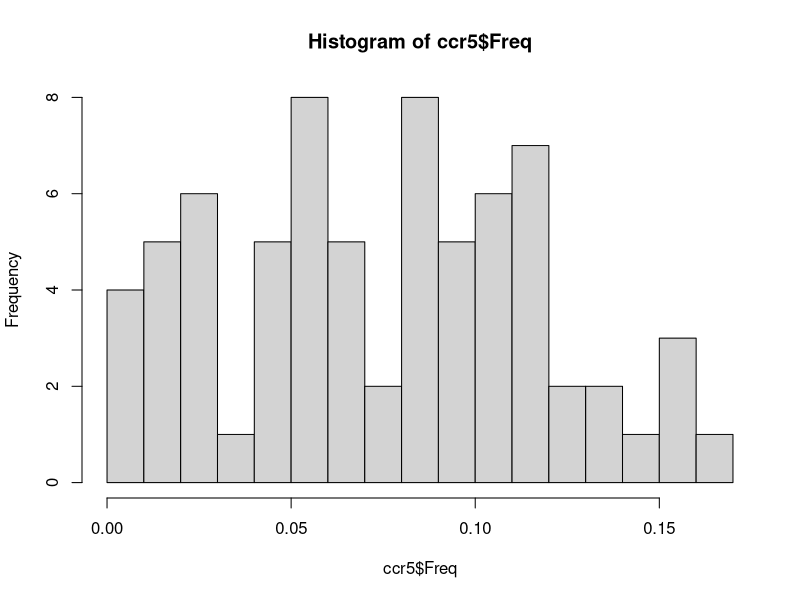
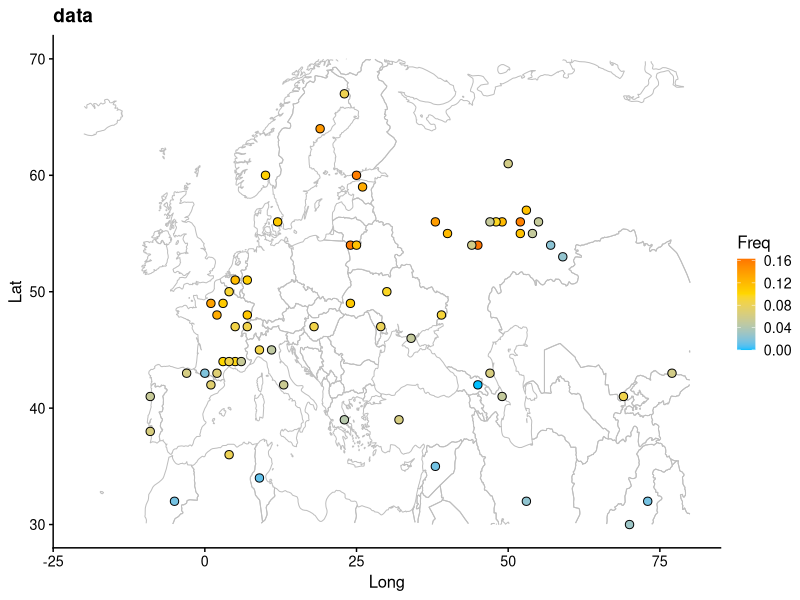
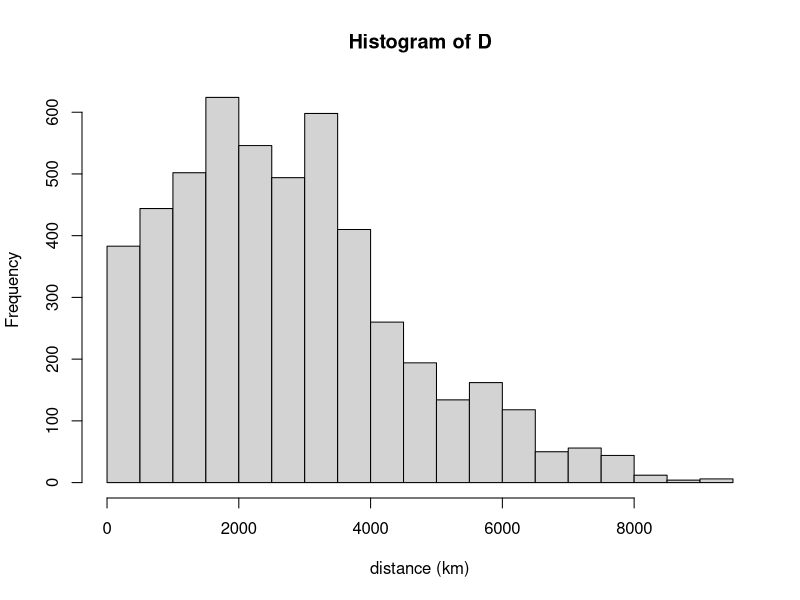
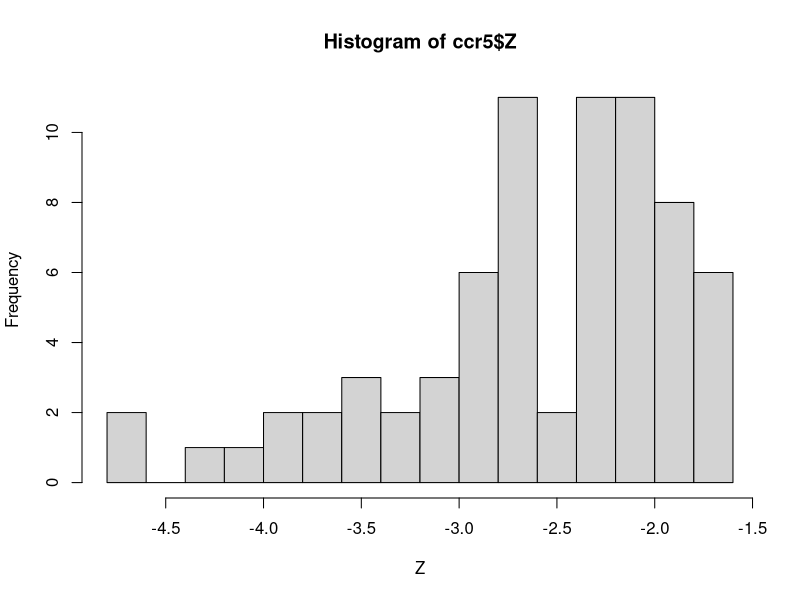

Here is the R script that generated these plots, in order:
## ---- chunk 1
knitr::opts_chunk$set(comment = "#",collapse = TRUE,results = "hold",
                      fig.align = "center")
## ---- chunk 2
library(geosphere)
library(ggplot2)
library(cowplot)
library(maps)
library(mvtnorm)
## ---- chunk 3
ccr5 <- read.table("../data/CCR5/CCR5.freq.txt",header = TRUE)
## ---- chunk 4
hist(ccr5$Freq,breaks = 16)
## ---- chunk 5
ccr5$Long <- ifelse(ccr5$Long > 180,ccr5$Long - 360,ccr5$Long)
## ---- chunk 6
draw_map <- function (dat)
  ggplot(dat,aes(x = Long,y = Lat)) +
    geom_path(data = map_data("world"),
              aes(x = long,y = lat,group = group),
              color = "gray",linewidth = 0.35) +
    xlim(c(-20,80)) +
    ylim(c(30,70)) +
    theme_cowplot(font_size = 12)
## ---- chunk 7
draw_map(ccr5) +
  geom_point(shape = 21,color = "black",size = 2.5,
             mapping = aes(fill = Freq)) +
  scale_fill_gradient2(low = "deepskyblue",mid = "gold",high = "red",
                       midpoint = 0.1) +
  ggtitle("data")
## ---- chunk 8
D <- distm(ccr5[1:2])/1000
hist(D,breaks = 16,xlab = "distance (km)")
## ---- chunk 9
logit <- function (x) log(x/(1-x))
ccr5 <- transform(ccr5,count = round(2*Freq*SampleSize))
ccr5 <- transform(ccr5,fhat = (count + 1)/(2*SampleSize + 2))
ccr5 <- transform(ccr5,Z = logit(fhat))
hist(ccr5$Z,breaks = 16,xlab = "Z")
